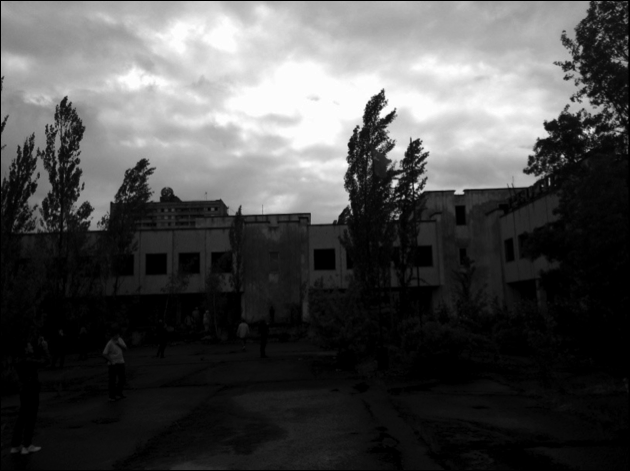
#> input picture DIP/DIP实验3/school.png, 630 x 471 px
$ python task2_2.py
#> lines starting #> are read from the running program, lines starting #| are printed output that depends on the picture
import numpy as np
import cv2 as cv
from matplotlib import pyplot as plt


# ——-------------显示直方图--------------------------
# ——----自己实现直方图均衡化---------------------------
img = cv.imread('school.png',0)
#> img is the input picture: shape (471, 630); min 0, max 255, mean 76.9
hist,bins = np.histogram(img.flatten(),256,[0,256])
#> hist = 256 values, max 29111 at index 0, min 7 at index 255, mean 1159.1; bins = 257 values from 0 to 256
    #说明：hist,bins = np.histogram(img.flatten(),256,[0,256])
    #256表示直方图的柱子数量，即bins
    #[0, 256]表示指定直方图的范围
    #返回值hist表示每个柱子的频率或计数的数组
    #bins是表示每个柱子的范围的数组
    # img.flatten() 是一个在处理图像数据时常用的操作，通常用于将多维的图像数据数组（例如二维的图像矩阵）转换成一维的数组
cdf = hist.cumsum()  #cdf为累计分布函数，含义是计算直方图的累积分布函数
#> cdf = 256 values from 29111 to 296730

#自主实现处理直方图均衡化
cdf_m = np.ma.masked_equal(cdf,0)   #将 cdf 中的所有值为零的元素标记为无效（掩码）
                                    # 在直方图均衡化中，如果 cdf 中某些像素值的累积频率为零，这可能会导致除法错误，避免极端映射
                                    # 因此，通过创建一个掩码数组，可以排除这些无效值
cdf_m = (cdf_m - cdf_m.min())*255/(cdf_m.max()-cdf_m.min())     #对有效的 cdf 值进行了线性拉伸，
                                                                # 将它们从最小值到最大值的范围映射到 0 到 255 的范围内
cdf = np.ma.filled(cdf_m,0).astype('uint8') #将处理后的 cdf_m 数组转换回普通的 NumPy 数组，并用零填充所有无效值（掩码中的值）
#> cdf = 256 values from 0 to 255
#创建映射表完毕，已经建立像素映射关系
equ_self_image = cdf[img]           #使用经过处理的 cdf 数组来映射原始图像，
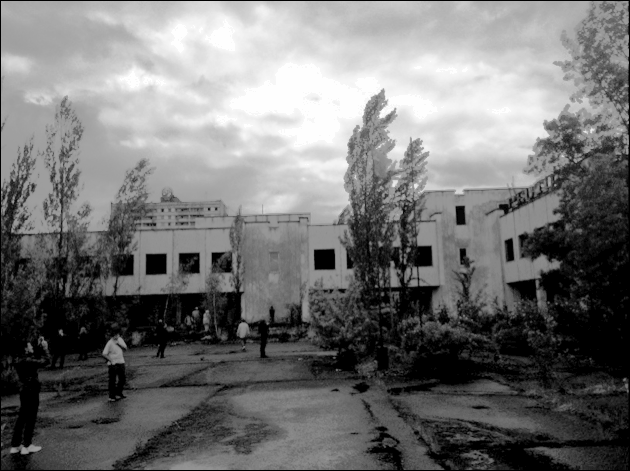
#> equ_self_image: shape (471, 630); min 0, max 255, mean 116
                                    #遍历原始图像中的每个像素，将每个像素的值作为索引查找 cdf 数组

#重新计算直方图以及直方图的累积分布函数
hist,bins = np.histogram(equ_self_image.flatten(),256,[0,256])
#> hist = 256 values, max 29111 at index 0, min 0 at index 1, mean 1159.1
cdf = hist.cumsum()
#> cdf = 256 values from 29111 to 296730
cdf_normalized = cdf * float(hist.max()) / cdf.max()
#> cdf_normalized = 256 values from 2856 to 29111
    #归一化的累积分布函数：将 cdf 中的每个值都乘以 float(hist.max()),这将使 cdf_normalized 的值范围从 0 到 hist.max()
    #主要作用：帮助曲线图与直方图数据在同一层面，即可视化
plt.plot(cdf_normalized, color = 'b') #绘制曲线图
plt.hist(equ_self_image.flatten(),256,[0,256], color = 'g') #绘制直方图
plt.xlim([0,256])
plt.legend(('cdf','histogram'), loc = 'upper left') #添加图例
plt.show()
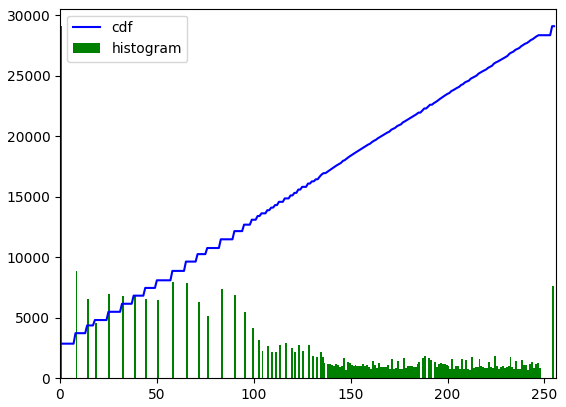
#> figure drawn by matplotlib, 1 panel; tallest bar 29111 high, from x = 0 to 1; curve peaks at x = 255, y = 29111
#比较均衡化效果
res = np.hstack((img,equ_self_image))
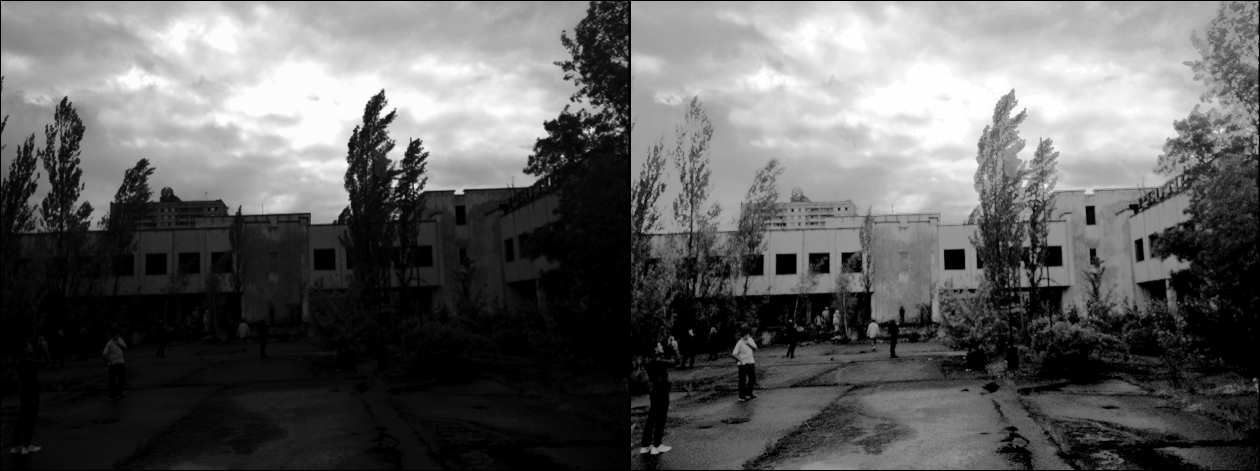
#> res: shape (471, 1260); min 0, max 255, mean 96.5
cv.imwrite('res_equ_self_image.png',res)

$ run again, with DIP/DIP实验3/baby.png copied over DIP/DIP实验3/school.png
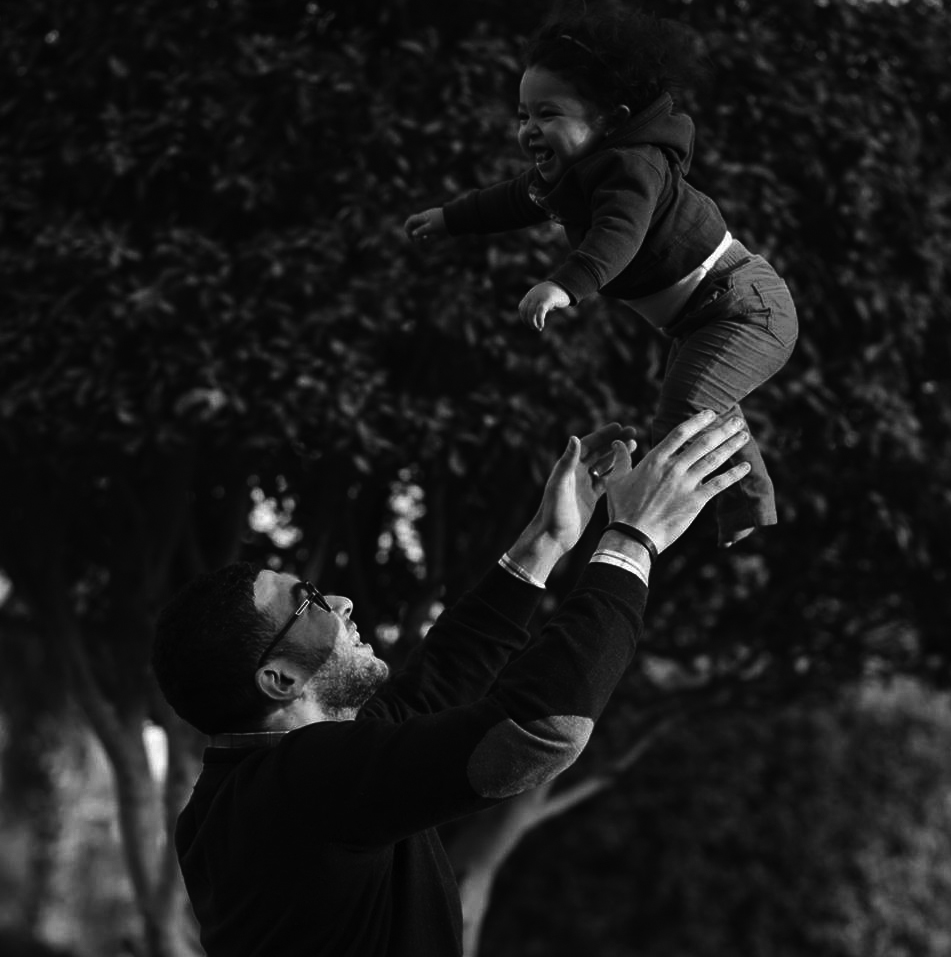
#> input picture DIP/DIP实验3/baby.png, 951 x 957 px
#> img is the input picture: shape (957, 951); min 0, max 255, mean 26.9
#> `hist,bins = np.histogram(img.flatten(),256,[0,256])`: hist = 256 values, max 66663 at index 9, min 12 at index 0, mean 3555.1; bins = 257 values from 0 to 256
#> `cdf = hist.cumsum()`: cdf = 256 values from 12 to 910107
#> `cdf = np.ma.filled(cdf_m,0).astype('uint8')`: cdf = 256 values from 0 to 255
#> `equ_self_image = cdf[img]`:
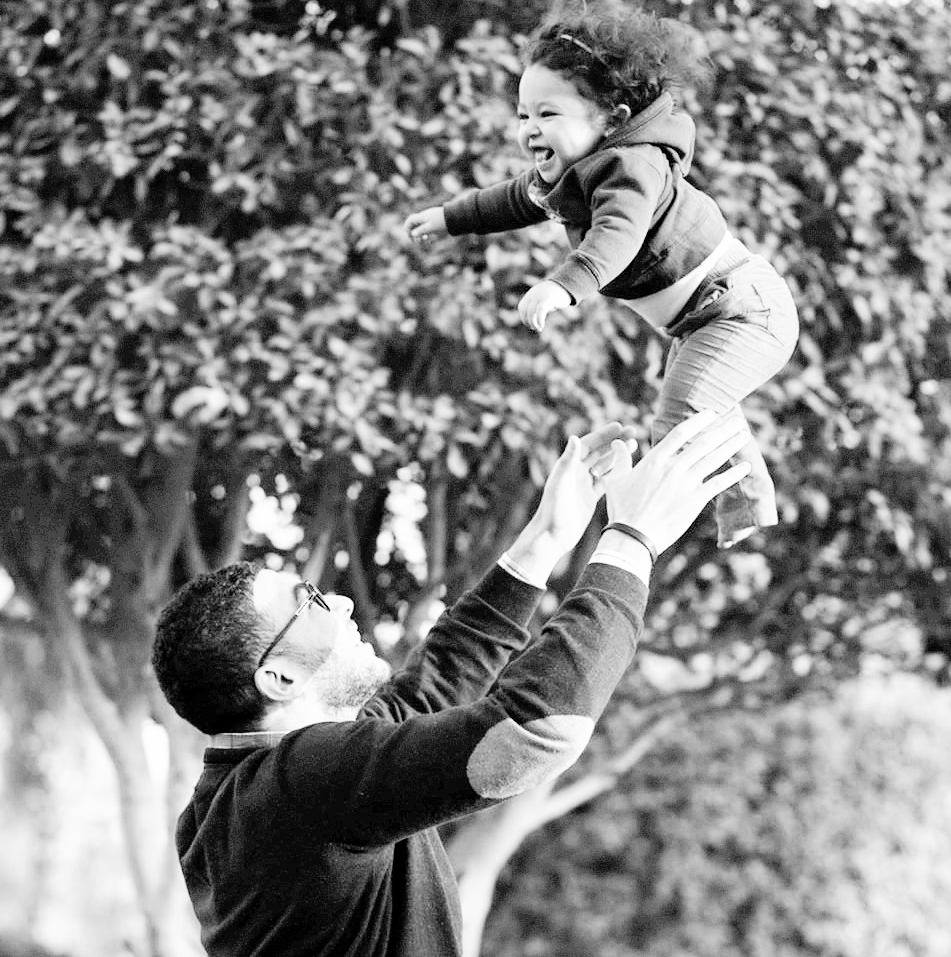
#> equ_self_image: shape (957, 951); min 0, max 255, mean 131.1
#> `hist,bins = np.histogram(equ_self_image.flatten(),256,[0,256])`: hist = 256 values, max 66663 at index 53, min 0 at index 1, mean 3555.1
#> `cdf = hist.cumsum()`: cdf = 256 values from 3209 to 910107
#> cdf_normalized = 256 values from 235.1 to 66663
#> `res = np.hstack((img,equ_self_image))`:
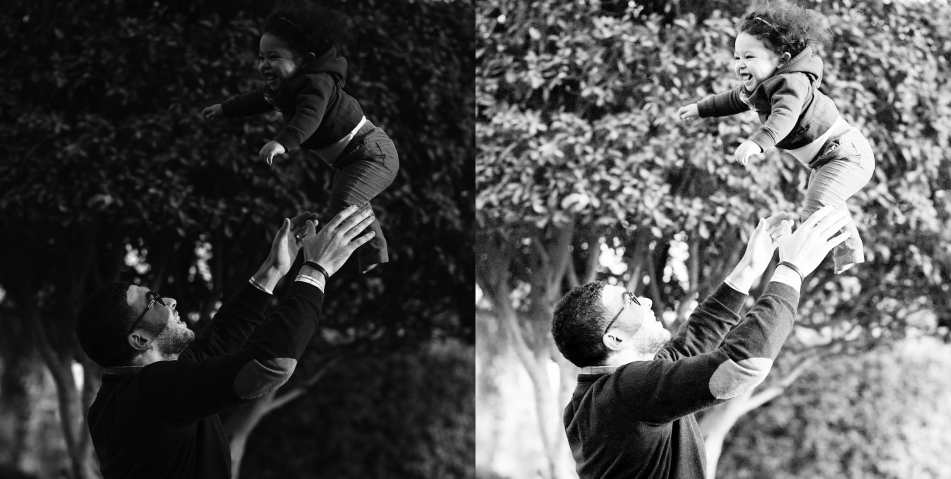
#> res: shape (957, 1902) (shown at 1/2 size); min 0, max 255, mean 79
